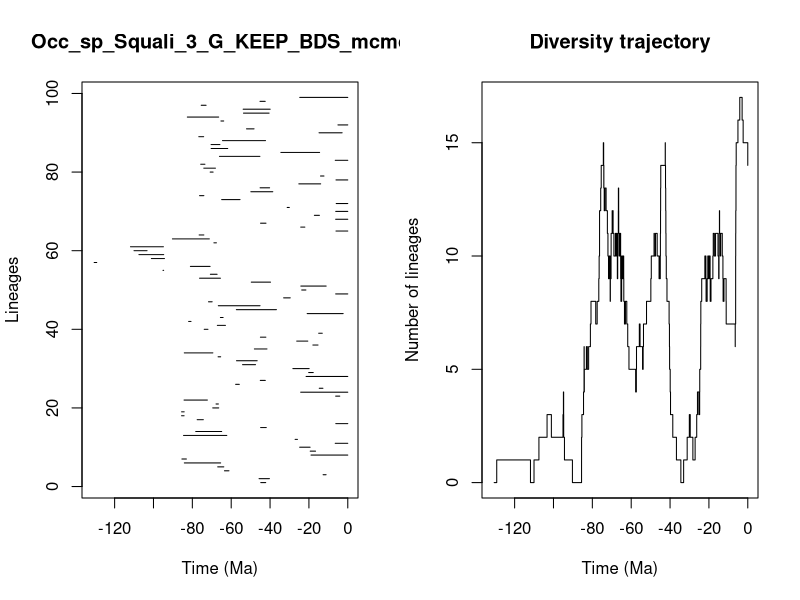

The R script that drew this image:


pdf(file='../Results/Species/5_MA_bins_EP/pyrate_mcmc_logs/Occ_sp_Squali_3_G_KEEP_BDS_mcmc_LTT.pdf',width=0.6*20, height=0.6*10)
title = "Occ_sp_Squali_3_G_KEEP_BDS_mcmc"
ts=c(44.787233598391936, 45.6601244135316,12.700135909346015,63.466392433859895,66.94345926902662,84.12613496219927,85.37451678129872,18.927567344225828,19.33931084853577,24.764382529968074,6.468318598933685,27.10336441182161,84.53353201346057,78.25611613310497,44.8547661584186,6.17025170311928,77.5141870896999,85.5479567037611,85.54178383868627,69.51096011586809,67.80765766705376,84.27486844888591,6.237720110669771,24.24172068056178,14.682137732660218,57.7144704585371,45.02955581807062,21.46089547753263,20.124356583094542,28.258711202621406,54.161620962810964,57.27145244517734,66.75147609373764,84.14581242218843,48.07059733673211,17.965145543918577,26.280478064650666,44.96893946109501,14.976955071257876,73.88925097487342,67.13525779904961,81.90835067162399,65.55306454168661,20.902301993107404,57.345437106843455,66.6308708032574,71.67763924372508,33.014246106728145,6.2356464136396434,23.70733964990932,24.16377800821466,49.66161233344021,76.28666969675947,70.72176948105908,95.10691005870522,81.00553789954633,130.52812393955418,101.08492394048443,107.49353534995375,110.01986255838483,111.8432994057359,68.90208930287666,90.2526934824722,76.49922461865118,6.074619406569227,24.219693428245165,44.89895628772054,6.245180684904232,17.192728380326194,6.206067678622835,31.193319750876842,5.961888640529019,64.91038733834479,76.28429058484501,49.890365652744016,45.12660897624476,25.19387596752986,6.072525107325754,14.033839382095737,70.82391193425163,74.10817969395153,75.69579576498364,6.452277838670854,66.05023014869194,34.44215342850083,70.33333338780665,70.36264442543316,64.48319281205866,76.67803024595939,14.796858040539236,52.11453164249501,5.064429413453225,65.29029995355174,82.57703226086372,53.678018241009006,53.84947888455549,75.42767158125909,45.18244626088312,24.722259221949773)
te=c(42.23503650927027, 40.316992574612826,11.153686960636751,61.15169236745455,63.80750557479727,65.43398509667871,83.06138042582214,0.0,16.58965295583311,19.38831423749396,0.0,25.896285281392686,62.265122930219036,64.89774769951663,41.9499683392639,0.0,74.34657405481,84.25293319906163,84.2000702426217,66.42223598485084,66.59763812646266,72.26216049701742,4.120581121993168,0.0,12.790769737211276,55.817462003966284,42.43682309206646,0.0,17.771424144772528,19.877628310305347,47.47969956163022,46.62583693832057,65.42135530231016,69.44611360276656,41.587421245613335,15.326187621131897,20.575354573057307,42.16020624063784,13.130391588884315,71.96818042420338,62.964249426097375,80.6903386164099,64.166776993492,2.3828077138172734,36.72170727357338,45.1601569827026,69.80182664632622,29.611784591827504,0.0,21.556111636278306,11.112697033744537,39.76004533675651,65.53917092326631,67.25802023841821,94.76707073612312,70.86690897077425,129.20870148351779,94.34895186604051,94.74146685098131,103.30590125466969,94.88951235544113,67.61575113171686,71.26304303222427,74.0767094768956,0.0,22.092827647806715,42.09669498761784,0.0,14.595353766572375,0.0,30.084711683045175,0.0,55.445150735973336,74.06771310587287,38.59621920682129,40.23526453476507,13.952588876527473,0.0,12.256867556389913,69.3131227808947,68.11473608574738,73.52555109225898,0.0,45.23227687754083,14.503440730496354,61.78657053256793,65.81350993889097,42.33703688522316,74.17226493017809,2.9115524360304024,48.238637349883135,0.0,63.857877395901426,66.44841886178098,40.495300629589465,39.92490037654018,72.91798449542594,42.485554930912315,0.0)
div_traj=c(0, 1,0,1,2,3,2,3,4,3,2,1,0,1,2,3,4,5,6,5,4,5,6,5,6,7,8,7,8,9,10,11,12,13,14,15,14,13,14,13,12,13,12,11,10,9,10,9,8,9,10,11,12,11,12,11,10,11,10,11,10,9,10,11,12,13,12,11,10,11,10,11,10,9,8,9,10,9,10,9,8,7,8,7,6,5,4,5,6,7,6,5,6,7,8,9,10,11,10,11,10,9,10,9,10,9,10,11,12,13,14,15,14,13,12,11,10,9,8,7,6,5,4,3,2,1,0,1,2,3,2,1,2,3,4,3,4,5,6,7,8,9,10,9,8,9,10,9,10,9,8,9,10,11,10,11,10,9,10,11,12,11,10,11,10,9,8,9,8,7,6,7,8,9,10,11,12,13,14,15,16,17,16,15,14)
time_events=c(130.52812393955418, 129.20870148351779,111.8432994057359,110.01986255838483,107.49353534995375,103.30590125466969,101.08492394048443,95.10691005870522,94.88951235544113,94.76707073612312,94.74146685098131,94.34895186604051,90.2526934824722,85.5479567037611,85.54178383868627,85.37451678129872,84.53353201346057,84.27486844888591,84.25293319906163,84.2000702426217,84.14581242218843,84.12613496219927,83.06138042582214,82.57703226086372,81.90835067162399,81.00553789954633,80.6903386164099,78.25611613310497,77.5141870896999,76.67803024595939,76.49922461865118,76.28666969675947,76.28429058484501,75.69579576498364,75.42767158125909,74.34657405481,74.17226493017809,74.10817969395153,74.0767094768956,74.06771310587287,73.88925097487342,73.52555109225898,72.91798449542594,72.26216049701742,71.96818042420338,71.67763924372508,71.26304303222427,70.86690897077425,70.82391193425163,70.72176948105908,70.36264442543316,70.33333338780665,69.80182664632622,69.51096011586809,69.44611360276656,69.3131227808947,68.90208930287666,68.11473608574738,67.80765766705376,67.61575113171686,67.25802023841821,67.13525779904961,66.94345926902662,66.75147609373764,66.6308708032574,66.59763812646266,66.44841886178098,66.42223598485084,66.05023014869194,65.81350993889097,65.55306454168661,65.53917092326631,65.43398509667871,65.42135530231016,65.29029995355174,64.91038733834479,64.89774769951663,64.48319281205866,64.166776993492,63.857877395901426,63.80750557479727,63.466392433859895,62.964249426097375,62.265122930219036,61.78657053256793,61.15169236745455,57.7144704585371,57.345437106843455,57.27145244517734,55.817462003966284,55.445150735973336,54.161620962810964,53.84947888455549,53.678018241009006,52.11453164249501,49.890365652744016,49.66161233344021,48.238637349883135,48.07059733673211,47.47969956163022,46.62583693832057,45.6601244135316,45.23227687754083,45.18244626088312,45.1601569827026,45.12660897624476,45.02955581807062,44.96893946109501,44.89895628772054,44.8547661584186,44.787233598391936,42.485554930912315,42.43682309206646,42.33703688522316,42.23503650927027,42.16020624063784,42.09669498761784,41.9499683392639,41.587421245613335,40.495300629589465,40.316992574612826,40.23526453476507,39.92490037654018,39.76004533675651,38.59621920682129,36.72170727357338,34.44215342850083,33.014246106728145,31.193319750876842,30.084711683045175,29.611784591827504,28.258711202621406,27.10336441182161,26.280478064650666,25.896285281392686,25.19387596752986,24.764382529968074,24.722259221949773,24.24172068056178,24.219693428245165,24.16377800821466,23.70733964990932,22.092827647806715,21.556111636278306,21.46089547753263,20.902301993107404,20.575354573057307,20.124356583094542,19.877628310305347,19.38831423749396,19.33931084853577,18.927567344225828,17.965145543918577,17.771424144772528,17.192728380326194,16.58965295583311,15.326187621131897,14.976955071257876,14.796858040539236,14.682137732660218,14.595353766572375,14.503440730496354,14.033839382095737,13.952588876527473,13.130391588884315,12.790769737211276,12.700135909346015,12.256867556389913,11.153686960636751,11.112697033744537,6.468318598933685,6.452277838670854,6.245180684904232,6.237720110669771,6.2356464136396434,6.206067678622835,6.17025170311928,6.074619406569227,6.072525107325754,5.961888640529019,5.064429413453225,4.120581121993168,2.9115524360304024,2.3828077138172734,0.0)
                par(mfrow=c(1,2))
                L = length(ts)
                plot(ts, 1:L , xlim=c(-max(ts)-1,0), pch=20, type="n", main=title,xlab="Time (Ma)",ylab="Lineages")
                for (i in 1:L){segments(x0=-te[i],y0=i,x1=-ts[i],y1=i)}    
                t = -time_events
                plot(div_traj ~ t,type="s", main = "Diversity trajectory",xlab="Time (Ma)",ylab="Number of lineages",xlim=c(-max(ts)-1,0))
                abline(v=c(65,200,251,367,445),lty=2,col="gray")
                
